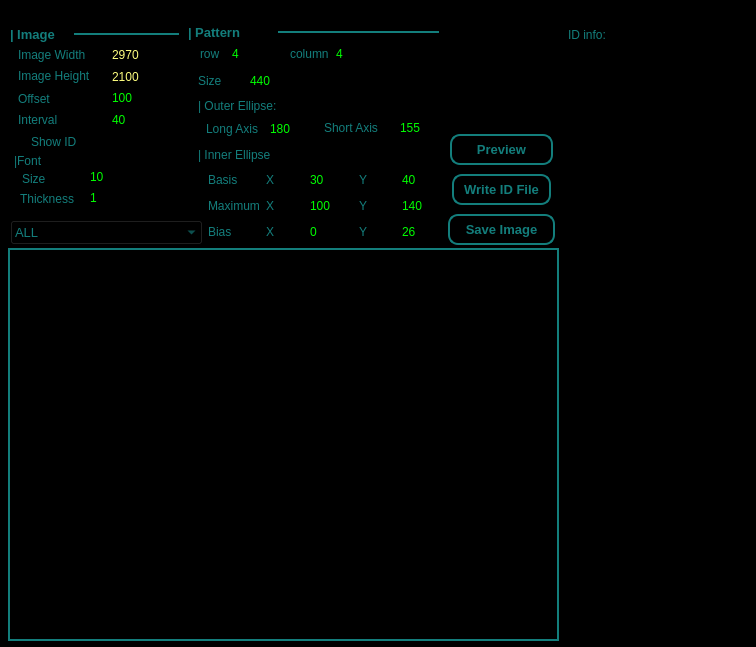
<?xml version="1.0" encoding="UTF-8"?>
<ui version="4.0">
 <class>loc_pattern</class>
 <widget class="QWidget" name="loc_pattern">
  <property name="geometry">
   <rect>
    <x>0</x>
    <y>0</y>
    <width>756</width>
    <height>647</height>
   </rect>
  </property>
  <property name="contextMenuPolicy">
   <enum>Qt::PreventContextMenu</enum>
  </property>
  <property name="windowTitle">
   <string>VColCOSP-LocalizationPanel</string>
  </property>
  <property name="styleSheet">
   <string notr="true">background-color: rgb(0, 0, 0);
color: rgb(19, 126, 124);</string>
  </property>
  <widget class="QPushButton" name="pb_save_img">
   <property name="geometry">
    <rect>
     <x>448</x>
     <y>214</y>
     <width>107</width>
     <height>31</height>
    </rect>
   </property>
   <property name="font">
    <font>
     <family>Arial</family>
     <pointsize>10</pointsize>
     <weight>75</weight>
     <bold>true</bold>
    </font>
   </property>
   <property name="cursor">
    <cursorShape>PointingHandCursor</cursorShape>
   </property>
   <property name="styleSheet">
    <string notr="true">QPushButton::disabled {
    border: 2px solid rgb(149, 149, 149);
	color:rgb(149, 149, 149);
	border-radius:10px;
}
QPushButton{
border: 2px solid rgb(19, 126, 124);
border-radius:10px;
}
</string>
   </property>
   <property name="text">
    <string>Save Image</string>
   </property>
  </widget>
  <widget class="QLabel" name="label_60">
   <property name="geometry">
    <rect>
     <x>10</x>
     <y>24</y>
     <width>63</width>
     <height>20</height>
    </rect>
   </property>
   <property name="font">
    <font>
     <pointsize>10</pointsize>
     <weight>75</weight>
     <bold>true</bold>
    </font>
   </property>
   <property name="text">
    <string>| Image</string>
   </property>
  </widget>
  <widget class="QLabel" name="label_22">
   <property name="geometry">
    <rect>
     <x>14</x>
     <y>153</y>
     <width>57</width>
     <height>16</height>
    </rect>
   </property>
   <property name="text">
    <string>|Font</string>
   </property>
  </widget>
  <widget class="QLabel" name="lb_preview">
   <property name="geometry">
    <rect>
     <x>8</x>
     <y>248</y>
     <width>551</width>
     <height>393</height>
    </rect>
   </property>
   <property name="toolTip">
    <string/>
   </property>
   <property name="whatsThis">
    <string/>
   </property>
   <property name="styleSheet">
    <string notr="true">border:2px solid rgb(19, 126, 124);</string>
   </property>
   <property name="text">
    <string/>
   </property>
   <property name="scaledContents">
    <bool>true</bool>
   </property>
  </widget>
  <widget class="QSpinBox" name="sp_pattern_num_r">
   <property name="geometry">
    <rect>
     <x>230</x>
     <y>43</y>
     <width>47</width>
     <height>21</height>
    </rect>
   </property>
   <property name="styleSheet">
    <string notr="true">border: 2px soild rgb(19, 126, 124);
color: rgb(0,255, 0);
</string>
   </property>
   <property name="minimum">
    <number>1</number>
   </property>
   <property name="maximum">
    <number>5</number>
   </property>
   <property name="singleStep">
    <number>1</number>
   </property>
   <property name="value">
    <number>4</number>
   </property>
   <property name="displayIntegerBase">
    <number>10</number>
   </property>
  </widget>
  <widget class="QLabel" name="label_23">
   <property name="geometry">
    <rect>
     <x>200</x>
     <y>44</y>
     <width>27</width>
     <height>19</height>
    </rect>
   </property>
   <property name="text">
    <string>row</string>
   </property>
  </widget>
  <widget class="QSpinBox" name="sp_image_height">
   <property name="enabled">
    <bool>true</bool>
   </property>
   <property name="geometry">
    <rect>
     <x>110</x>
     <y>67</y>
     <width>61</width>
     <height>19</height>
    </rect>
   </property>
   <property name="styleSheet">
    <string notr="true">border: 2px soild rgb(19, 126, 124);
color: rgb(255, 255, 127);
</string>
   </property>
   <property name="maximum">
    <number>2560</number>
   </property>
   <property name="value">
    <number>2100</number>
   </property>
   <property name="displayIntegerBase">
    <number>10</number>
   </property>
  </widget>
  <widget class="QLabel" name="label_11">
   <property name="geometry">
    <rect>
     <x>18</x>
     <y>47</y>
     <width>85</width>
     <height>16</height>
    </rect>
   </property>
   <property name="text">
    <string>Image Width</string>
   </property>
  </widget>
  <widget class="QLabel" name="label_12">
   <property name="geometry">
    <rect>
     <x>18</x>
     <y>65</y>
     <width>87</width>
     <height>21</height>
    </rect>
   </property>
   <property name="text">
    <string>Image Height</string>
   </property>
  </widget>
  <widget class="QSpinBox" name="sp_image_width">
   <property name="enabled">
    <bool>true</bool>
   </property>
   <property name="geometry">
    <rect>
     <x>110</x>
     <y>45</y>
     <width>61</width>
     <height>19</height>
    </rect>
   </property>
   <property name="styleSheet">
    <string notr="true">border: 2px soild rgb(19, 126, 124);
color: rgb(255, 255, 127);
</string>
   </property>
   <property name="maximum">
    <number>3840</number>
   </property>
   <property name="value">
    <number>2970</number>
   </property>
   <property name="displayIntegerBase">
    <number>10</number>
   </property>
  </widget>
  <widget class="Line" name="line_5">
   <property name="geometry">
    <rect>
     <x>74</x>
     <y>24</y>
     <width>105</width>
     <height>20</height>
    </rect>
   </property>
   <property name="styleSheet">
    <string notr="true">color: rgb(19, 126, 124);</string>
   </property>
   <property name="frameShadow">
    <enum>QFrame::Plain</enum>
   </property>
   <property name="lineWidth">
    <number>2</number>
   </property>
   <property name="orientation">
    <enum>Qt::Horizontal</enum>
   </property>
  </widget>
  <widget class="QCheckBox" name="cb_show_id">
   <property name="geometry">
    <rect>
     <x>12</x>
     <y>132</y>
     <width>131</width>
     <height>19</height>
    </rect>
   </property>
   <property name="text">
    <string>Show ID</string>
   </property>
  </widget>
  <widget class="QSpinBox" name="sp_pattern_num_c">
   <property name="geometry">
    <rect>
     <x>334</x>
     <y>44</y>
     <width>45</width>
     <height>19</height>
    </rect>
   </property>
   <property name="styleSheet">
    <string notr="true">border: 2px soild rgb(19, 126, 124);
color: rgb(0,255, 0);
</string>
   </property>
   <property name="minimum">
    <number>1</number>
   </property>
   <property name="maximum">
    <number>5</number>
   </property>
   <property name="singleStep">
    <number>1</number>
   </property>
   <property name="value">
    <number>4</number>
   </property>
   <property name="displayIntegerBase">
    <number>10</number>
   </property>
  </widget>
  <widget class="QLabel" name="label_25">
   <property name="geometry">
    <rect>
     <x>290</x>
     <y>44</y>
     <width>41</width>
     <height>19</height>
    </rect>
   </property>
   <property name="text">
    <string>column</string>
   </property>
  </widget>
  <widget class="QLabel" name="label_26">
   <property name="geometry">
    <rect>
     <x>198</x>
     <y>70</y>
     <width>39</width>
     <height>21</height>
    </rect>
   </property>
   <property name="text">
    <string>Size</string>
   </property>
  </widget>
  <widget class="QSpinBox" name="sp_pattern_size">
   <property name="geometry">
    <rect>
     <x>248</x>
     <y>70</y>
     <width>47</width>
     <height>21</height>
    </rect>
   </property>
   <property name="styleSheet">
    <string notr="true">border: 2px soild rgb(19, 126, 124);
color: rgb(0,255, 0);
</string>
   </property>
   <property name="minimum">
    <number>100</number>
   </property>
   <property name="maximum">
    <number>2000</number>
   </property>
   <property name="singleStep">
    <number>1</number>
   </property>
   <property name="value">
    <number>440</number>
   </property>
   <property name="displayIntegerBase">
    <number>10</number>
   </property>
  </widget>
  <widget class="QLabel" name="label_27">
   <property name="geometry">
    <rect>
     <x>22</x>
     <y>171</y>
     <width>37</width>
     <height>16</height>
    </rect>
   </property>
   <property name="text">
    <string>Size</string>
   </property>
  </widget>
  <widget class="QLabel" name="label_28">
   <property name="geometry">
    <rect>
     <x>198</x>
     <y>98</y>
     <width>111</width>
     <height>16</height>
    </rect>
   </property>
   <property name="text">
    <string>| Outer Ellipse:</string>
   </property>
  </widget>
  <widget class="QLabel" name="label_31">
   <property name="geometry">
    <rect>
     <x>206</x>
     <y>118</y>
     <width>57</width>
     <height>21</height>
    </rect>
   </property>
   <property name="text">
    <string>Long Axis</string>
   </property>
  </widget>
  <widget class="QLabel" name="label_24">
   <property name="geometry">
    <rect>
     <x>198</x>
     <y>144</y>
     <width>125</width>
     <height>21</height>
    </rect>
   </property>
   <property name="text">
    <string>| Inner Ellipse</string>
   </property>
  </widget>
  <widget class="QLabel" name="label_61">
   <property name="geometry">
    <rect>
     <x>188</x>
     <y>22</y>
     <width>95</width>
     <height>20</height>
    </rect>
   </property>
   <property name="font">
    <font>
     <pointsize>10</pointsize>
     <weight>75</weight>
     <bold>true</bold>
    </font>
   </property>
   <property name="text">
    <string>| Pattern</string>
   </property>
  </widget>
  <widget class="Line" name="line_6">
   <property name="geometry">
    <rect>
     <x>278</x>
     <y>22</y>
     <width>161</width>
     <height>20</height>
    </rect>
   </property>
   <property name="styleSheet">
    <string notr="true">color: rgb(19, 126, 124);</string>
   </property>
   <property name="frameShadow">
    <enum>QFrame::Plain</enum>
   </property>
   <property name="lineWidth">
    <number>2</number>
   </property>
   <property name="orientation">
    <enum>Qt::Horizontal</enum>
   </property>
  </widget>
  <widget class="QSpinBox" name="sp_outer_long_axis">
   <property name="geometry">
    <rect>
     <x>268</x>
     <y>118</y>
     <width>47</width>
     <height>21</height>
    </rect>
   </property>
   <property name="styleSheet">
    <string notr="true">border: 2px soild rgb(19, 126, 124);
color: rgb(0,255, 0);
</string>
   </property>
   <property name="minimum">
    <number>40</number>
   </property>
   <property name="maximum">
    <number>500</number>
   </property>
   <property name="singleStep">
    <number>1</number>
   </property>
   <property name="value">
    <number>180</number>
   </property>
   <property name="displayIntegerBase">
    <number>10</number>
   </property>
  </widget>
  <widget class="QSpinBox" name="sp_outer_short_axis">
   <property name="geometry">
    <rect>
     <x>398</x>
     <y>115</y>
     <width>47</width>
     <height>25</height>
    </rect>
   </property>
   <property name="styleSheet">
    <string notr="true">border: 2px soild rgb(19, 126, 124);
color: rgb(0,255, 0);
</string>
   </property>
   <property name="minimum">
    <number>40</number>
   </property>
   <property name="maximum">
    <number>500</number>
   </property>
   <property name="singleStep">
    <number>1</number>
   </property>
   <property name="value">
    <number>155</number>
   </property>
   <property name="displayIntegerBase">
    <number>10</number>
   </property>
  </widget>
  <widget class="QLabel" name="label_35">
   <property name="geometry">
    <rect>
     <x>324</x>
     <y>116</y>
     <width>65</width>
     <height>23</height>
    </rect>
   </property>
   <property name="text">
    <string>Short Axis</string>
   </property>
  </widget>
  <widget class="QSpinBox" name="sp_id_fontsize">
   <property name="geometry">
    <rect>
     <x>88</x>
     <y>168</y>
     <width>61</width>
     <height>17</height>
    </rect>
   </property>
   <property name="styleSheet">
    <string notr="true">border: 2px soild rgb(19, 126, 124);
color: rgb(0,255, 0);
</string>
   </property>
   <property name="minimum">
    <number>2</number>
   </property>
   <property name="maximum">
    <number>100</number>
   </property>
   <property name="singleStep">
    <number>1</number>
   </property>
   <property name="value">
    <number>10</number>
   </property>
   <property name="displayIntegerBase">
    <number>10</number>
   </property>
  </widget>
  <widget class="QLabel" name="label_30">
   <property name="geometry">
    <rect>
     <x>20</x>
     <y>191</y>
     <width>59</width>
     <height>16</height>
    </rect>
   </property>
   <property name="text">
    <string>Thickness</string>
   </property>
  </widget>
  <widget class="QSpinBox" name="sp_id_font_thickness">
   <property name="geometry">
    <rect>
     <x>88</x>
     <y>188</y>
     <width>61</width>
     <height>19</height>
    </rect>
   </property>
   <property name="styleSheet">
    <string notr="true">border: 2px soild rgb(19, 126, 124);
color: rgb(0,255, 0);
</string>
   </property>
   <property name="minimum">
    <number>1</number>
   </property>
   <property name="maximum">
    <number>5</number>
   </property>
   <property name="singleStep">
    <number>1</number>
   </property>
   <property name="value">
    <number>1</number>
   </property>
   <property name="displayIntegerBase">
    <number>10</number>
   </property>
  </widget>
  <widget class="QLabel" name="label_17">
   <property name="geometry">
    <rect>
     <x>18</x>
     <y>89</y>
     <width>87</width>
     <height>19</height>
    </rect>
   </property>
   <property name="text">
    <string>Offset</string>
   </property>
  </widget>
  <widget class="QSpinBox" name="sp_pattern_offset">
   <property name="geometry">
    <rect>
     <x>110</x>
     <y>87</y>
     <width>47</width>
     <height>22</height>
    </rect>
   </property>
   <property name="styleSheet">
    <string notr="true">border: 2px soild rgb(19, 126, 124);
color: rgb(0,255, 0);
</string>
   </property>
   <property name="minimum">
    <number>20</number>
   </property>
   <property name="maximum">
    <number>2000</number>
   </property>
   <property name="singleStep">
    <number>1</number>
   </property>
   <property name="value">
    <number>100</number>
   </property>
   <property name="displayIntegerBase">
    <number>10</number>
   </property>
  </widget>
  <widget class="QWidget" name="gridLayoutWidget">
   <property name="geometry">
    <rect>
     <x>208</x>
     <y>168</y>
     <width>237</width>
     <height>77</height>
    </rect>
   </property>
   <layout class="QGridLayout" name="gridLayout">
    <item row="1" column="4">
     <widget class="QSpinBox" name="sp_inner_y_basis">
      <property name="styleSheet">
       <string notr="true">border: 2px soild rgb(19, 126, 124);
color: rgb(0,255, 0);
</string>
      </property>
      <property name="minimum">
       <number>6</number>
      </property>
      <property name="maximum">
       <number>500</number>
      </property>
      <property name="singleStep">
       <number>1</number>
      </property>
      <property name="value">
       <number>40</number>
      </property>
      <property name="displayIntegerBase">
       <number>10</number>
      </property>
     </widget>
    </item>
    <item row="2" column="0">
     <widget class="QLabel" name="label_36">
      <property name="text">
       <string>Maximum</string>
      </property>
     </widget>
    </item>
    <item row="1" column="0">
     <widget class="QLabel" name="label_34">
      <property name="text">
       <string>Basis</string>
      </property>
     </widget>
    </item>
    <item row="1" column="1">
     <widget class="QLabel" name="label_37">
      <property name="text">
       <string>X</string>
      </property>
     </widget>
    </item>
    <item row="2" column="1">
     <widget class="QLabel" name="label_39">
      <property name="text">
       <string>X</string>
      </property>
     </widget>
    </item>
    <item row="2" column="4">
     <widget class="QSpinBox" name="sp_inner_y_max">
      <property name="styleSheet">
       <string notr="true">border: 2px soild rgb(19, 126, 124);
color: rgb(0,255, 0);
</string>
      </property>
      <property name="minimum">
       <number>40</number>
      </property>
      <property name="maximum">
       <number>500</number>
      </property>
      <property name="singleStep">
       <number>1</number>
      </property>
      <property name="value">
       <number>140</number>
      </property>
      <property name="displayIntegerBase">
       <number>10</number>
      </property>
     </widget>
    </item>
    <item row="1" column="2">
     <widget class="QSpinBox" name="sp_inner_x_basis">
      <property name="styleSheet">
       <string notr="true">border: 2px soild rgb(19, 126, 124);
color: rgb(0,255, 0);
</string>
      </property>
      <property name="minimum">
       <number>10</number>
      </property>
      <property name="maximum">
       <number>500</number>
      </property>
      <property name="singleStep">
       <number>1</number>
      </property>
      <property name="value">
       <number>30</number>
      </property>
      <property name="displayIntegerBase">
       <number>10</number>
      </property>
     </widget>
    </item>
    <item row="3" column="3">
     <widget class="QLabel" name="label_44">
      <property name="text">
       <string>Y</string>
      </property>
     </widget>
    </item>
    <item row="2" column="2">
     <widget class="QSpinBox" name="sp_inner_x_max">
      <property name="styleSheet">
       <string notr="true">border: 2px soild rgb(19, 126, 124);
color: rgb(0,255, 0);
</string>
      </property>
      <property name="minimum">
       <number>40</number>
      </property>
      <property name="maximum">
       <number>500</number>
      </property>
      <property name="singleStep">
       <number>1</number>
      </property>
      <property name="value">
       <number>100</number>
      </property>
      <property name="displayIntegerBase">
       <number>10</number>
      </property>
     </widget>
    </item>
    <item row="3" column="1">
     <widget class="QLabel" name="label_43">
      <property name="text">
       <string>X</string>
      </property>
     </widget>
    </item>
    <item row="3" column="4">
     <widget class="QSpinBox" name="sp_inner_y_bias">
      <property name="styleSheet">
       <string notr="true">border: 2px soild rgb(19, 126, 124);
color: rgb(0,255, 0);
</string>
      </property>
      <property name="minimum">
       <number>-500</number>
      </property>
      <property name="maximum">
       <number>500</number>
      </property>
      <property name="singleStep">
       <number>1</number>
      </property>
      <property name="value">
       <number>26</number>
      </property>
      <property name="displayIntegerBase">
       <number>10</number>
      </property>
     </widget>
    </item>
    <item row="3" column="0">
     <widget class="QLabel" name="label_29">
      <property name="text">
       <string>Bias</string>
      </property>
     </widget>
    </item>
    <item row="2" column="3">
     <widget class="QLabel" name="label_40">
      <property name="text">
       <string>Y</string>
      </property>
     </widget>
    </item>
    <item row="1" column="3">
     <widget class="QLabel" name="label_38">
      <property name="text">
       <string>Y</string>
      </property>
     </widget>
    </item>
    <item row="3" column="2">
     <widget class="QSpinBox" name="sp_inner_x_bias">
      <property name="styleSheet">
       <string notr="true">border: 2px soild rgb(19, 126, 124);
color: rgb(0,255, 0);
</string>
      </property>
      <property name="minimum">
       <number>-500</number>
      </property>
      <property name="maximum">
       <number>500</number>
      </property>
      <property name="singleStep">
       <number>1</number>
      </property>
      <property name="value">
       <number>0</number>
      </property>
      <property name="displayIntegerBase">
       <number>10</number>
      </property>
     </widget>
    </item>
   </layout>
  </widget>
  <widget class="QComboBox" name="cbox_id_prew">
   <property name="geometry">
    <rect>
     <x>10</x>
     <y>220</y>
     <width>193</width>
     <height>25</height>
    </rect>
   </property>
   <property name="font">
    <font>
     <pointsize>10</pointsize>
    </font>
   </property>
   <item>
    <property name="text">
     <string>ALL</string>
    </property>
   </item>
  </widget>
  <widget class="QPushButton" name="pb_write_id">
   <property name="geometry">
    <rect>
     <x>452</x>
     <y>174</y>
     <width>99</width>
     <height>31</height>
    </rect>
   </property>
   <property name="font">
    <font>
     <family>Arial</family>
     <pointsize>10</pointsize>
     <weight>75</weight>
     <bold>true</bold>
    </font>
   </property>
   <property name="cursor">
    <cursorShape>PointingHandCursor</cursorShape>
   </property>
   <property name="styleSheet">
    <string notr="true">QPushButton::disabled {
    border: 2px solid rgb(149, 149, 149);
	color:rgb(149, 149, 149);
	border-radius:10px;
}
QPushButton{
border: 2px solid rgb(19, 126, 124);
border-radius:10px;
}
</string>
   </property>
   <property name="text">
    <string>Write ID File</string>
   </property>
  </widget>
  <widget class="QLabel" name="label_18">
   <property name="geometry">
    <rect>
     <x>18</x>
     <y>111</y>
     <width>87</width>
     <height>17</height>
    </rect>
   </property>
   <property name="text">
    <string>Interval</string>
   </property>
  </widget>
  <widget class="QSpinBox" name="sp_pattern_interval">
   <property name="geometry">
    <rect>
     <x>110</x>
     <y>110</y>
     <width>47</width>
     <height>19</height>
    </rect>
   </property>
   <property name="styleSheet">
    <string notr="true">border: 2px soild rgb(19, 126, 124);
color: rgb(0,255, 0);
</string>
   </property>
   <property name="minimum">
    <number>20</number>
   </property>
   <property name="maximum">
    <number>2000</number>
   </property>
   <property name="singleStep">
    <number>1</number>
   </property>
   <property name="value">
    <number>40</number>
   </property>
   <property name="displayIntegerBase">
    <number>10</number>
   </property>
  </widget>
  <widget class="QTextEdit" name="te_preview_id">
   <property name="geometry">
    <rect>
     <x>566</x>
     <y>48</y>
     <width>181</width>
     <height>591</height>
    </rect>
   </property>
   <property name="horizontalScrollBarPolicy">
    <enum>Qt::ScrollBarAlwaysOff</enum>
   </property>
   <property name="readOnly">
    <bool>true</bool>
   </property>
  </widget>
  <widget class="QPushButton" name="pb_preview">
   <property name="geometry">
    <rect>
     <x>450</x>
     <y>134</y>
     <width>103</width>
     <height>31</height>
    </rect>
   </property>
   <property name="font">
    <font>
     <family>Arial</family>
     <pointsize>10</pointsize>
     <weight>75</weight>
     <bold>true</bold>
    </font>
   </property>
   <property name="cursor">
    <cursorShape>PointingHandCursor</cursorShape>
   </property>
   <property name="styleSheet">
    <string notr="true">QPushButton::disabled {
    border: 2px solid rgb(149, 149, 149);
	color:rgb(149, 149, 149);
	border-radius:10px;
}
QPushButton{
border: 2px solid rgb(19, 126, 124);
border-radius:10px;
}
</string>
   </property>
   <property name="text">
    <string>Preview</string>
   </property>
  </widget>
  <widget class="QLabel" name="label_32">
   <property name="geometry">
    <rect>
     <x>568</x>
     <y>24</y>
     <width>57</width>
     <height>21</height>
    </rect>
   </property>
   <property name="text">
    <string>ID info:</string>
   </property>
  </widget>
 </widget>
 <resources>
  <include location="../resources.qrc"/>
 </resources>
 <connections/>
</ui>
